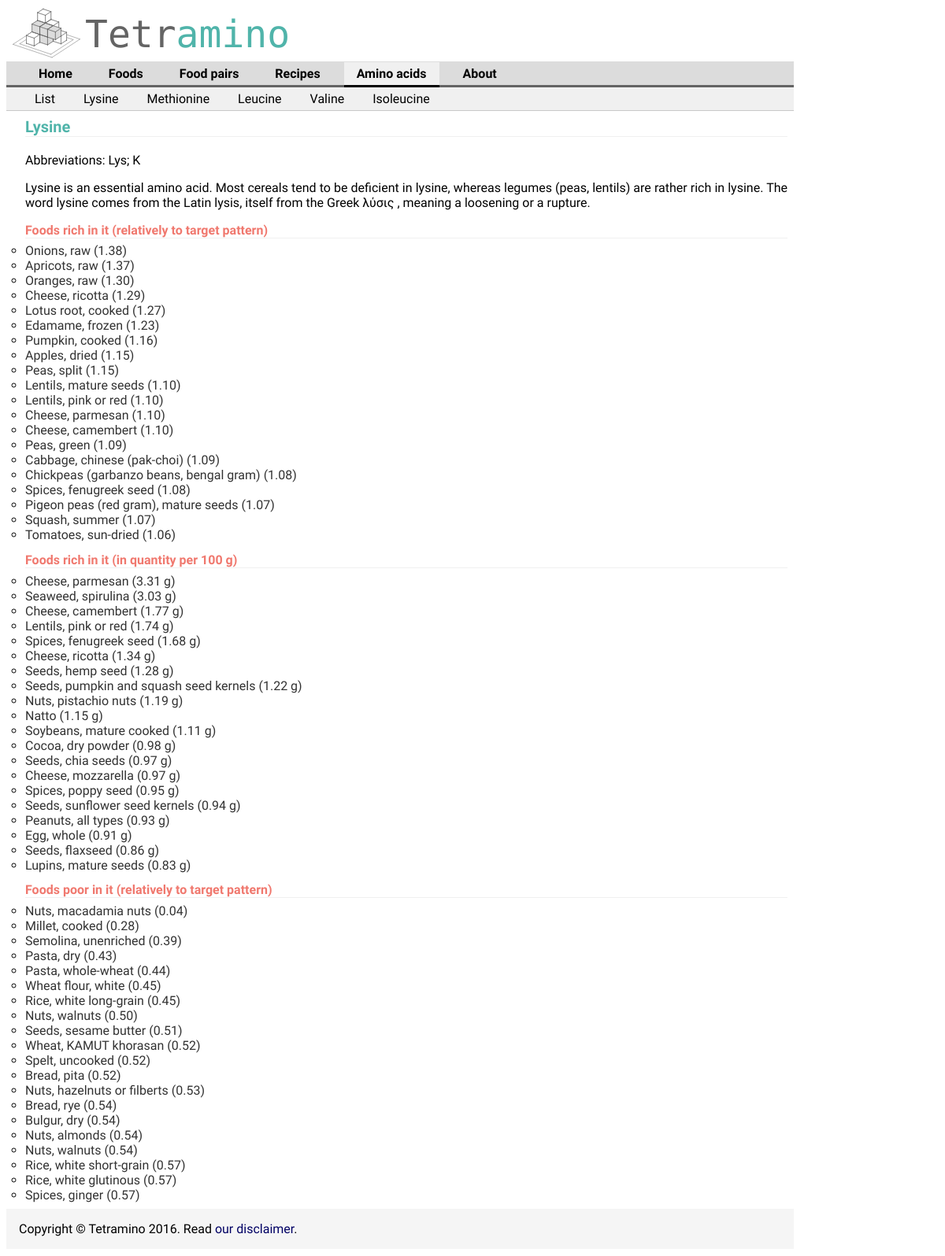
Before: /amino-acid-lysine/ with the older database file.
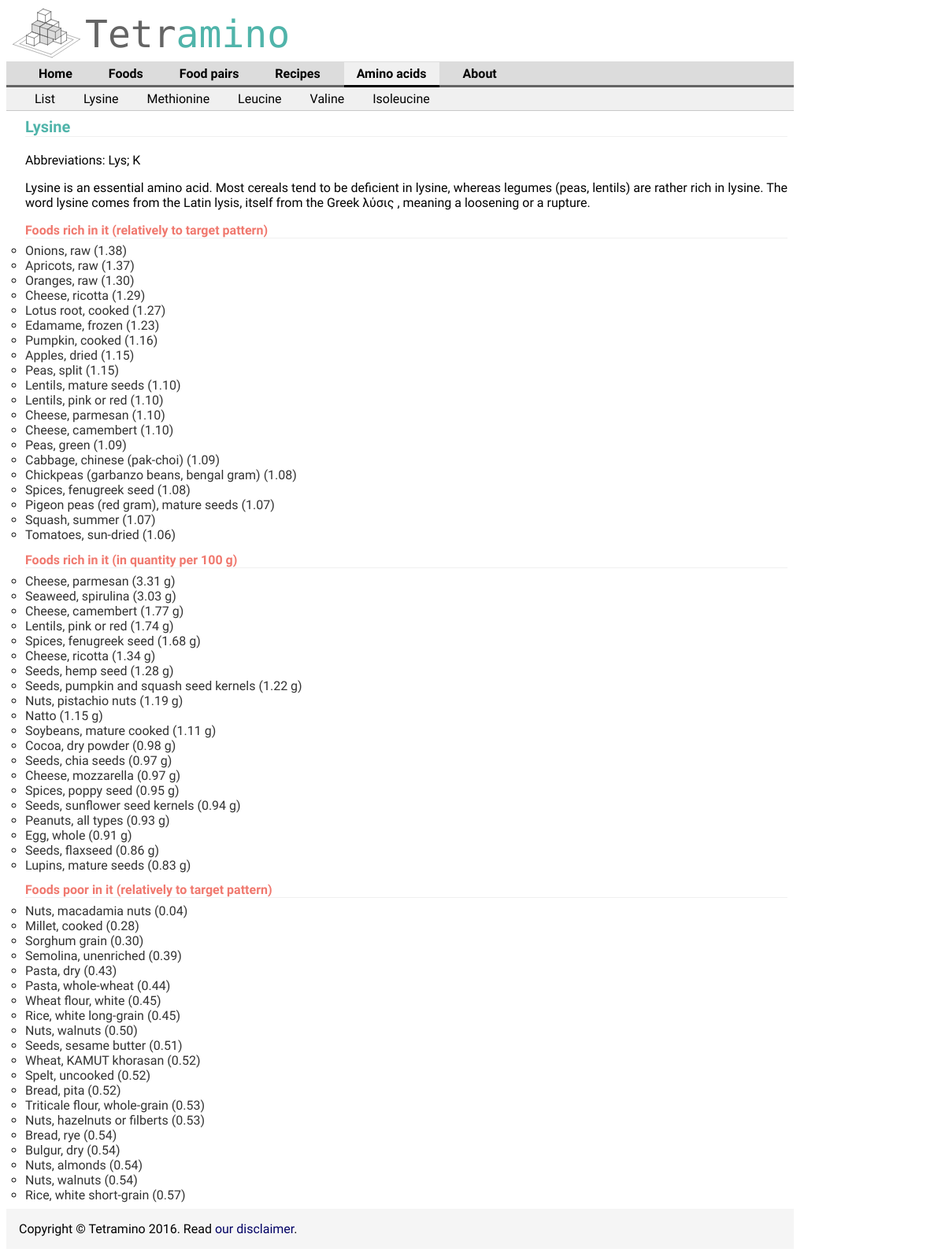
After: the same page with the newer database file.
### aminoApp/models.py (models this page shows, shortened)
class RelativeAminoScore(models.Model):
    food = models.ForeignKey(Food, on_delete=models.CASCADE, default=DEFAULT_FOOD_ID)
    aminoAcid = models.ForeignKey(Nutriment, on_delete=models.CASCADE)
    score = models.FloatField()

class Food(models.Model):
    food_name = models.CharField(max_length=200)
    pub_date = models.DateTimeField('date added', null=True, blank=True,auto_now_add=True) #models.DateTimeField('date published',null=timezone.now())
    food_category = models.IntegerField(null=True)
    food_dbid = models.IntegerField(default=0)
    nutritional_value = models.ForeignKey('NutritionalValue', on_delete=models.CASCADE,null=True)
    efficiency = models.FloatField(null=True)
    food_description = models.TextField(null=True, blank=True)
    picture_file = models.CharField(max_length=200, null=True, blank=True)
    def __str__(self):
        return self.getNameBegin() #+str(self.food_dbid) #self.food_name
    def getNameBegin(self):
        fullName = self.food_name
        nameSplit = fullName.split(',')
        if len(nameSplit)>1:
            shortName = nameSplit[0]+','+nameSplit[1]
        else:
            shortName = fullName
        return shortName
    class Meta:
        ordering = ['food_name']

class NutritionalValue(models.Model):
    trp_g = models.FloatField()
    thr_g = models.FloatField()
    ile_g = models.FloatField()
    leu_g = models.FloatField()
    lys_g = models.FloatField()
    met_g = models.FloatField()
    cys_g = models.FloatField()
    phe_g = models.FloatField()
    tyr_g = models.FloatField()
    val_g = models.FloatField()
    his_g = models.FloatField()
    arg_g = models.FloatField()
    ala_g = models.FloatField()
    asp_g = models.FloatField()
    glu_g = models.FloatField()
    gly_g = models.FloatField()
    pro_g = models.FloatField()
    ser_g = models.FloatField()
    prot = models.FloatField() #proteins (procnt)
    fat = models.FloatField()
    carbo = models.FloatField() # carbohydrate chocdf
    fiber = models.FloatField()
    ash = models.FloatField()
    alc = models.FloatField(null=True)
    water = models.FloatField()
    energ = models.FloatField() # enerc_kcal
    prot_adj = models.FloatField(null=True)
    sugars = models.FloatField(null=True)
    ca = models.FloatField()
    fe = models.FloatField()
    mg = models.FloatField()
    p = models.FloatField() #phosphorus
    k = models.FloatField() #potassium
    na = models.FloatField()
    zn = models.FloatField()
    cu = models.FloatField()
    mn = models.FloatField()
    se = models.FloatField(null=True)
    description = models.CharField(max_length=200)

### aminoApp/views.py (the view)
# urls.py: url(r'^amino-acid-(?P<link_name>[\w]+)/', views.presentAminoAcid, name='presentAminoAcid'),
def presentAminoAcid(request,link_name):
    aminoDefinition = Nutriment.objects.get(public_name=link_name.replace('_',' '))
    internal_name = aminoDefinition.internal_name
    scores = RelativeAminoScore.objects.filter(aminoAcid=aminoDefinition).order_by('score')
    highScores = scores.filter(score__gt=1).order_by('-score')[0:20]
    lowScores = scores.filter(score__lt=1)[0:20]
    filterProp = '-nutritional_value__'+internal_name
    highContentFoods = Food.objects.order_by(filterProp)[0:20]
    highContentFoodsAndQuantities = [{'food':food,'quantity':getattr(food.nutritional_value,internal_name)} for food in highContentFoods]
    context = {'aminoAcid': aminoDefinition,'highScores':highScores,'lowScores':lowScores,'highContentFoodsAndQuantities':highContentFoodsAndQuantities}
    return render(request, 'aminoApp/presentAminoAcid.html', context)

### aminoApp/models.py (called while the page is built)
    def capitalName(self):
        return self.public_name.capitalize()

### aminoApp/templates/aminoApp/presentAminoAcid.html (shortened to what this page needs)
{% extends "aminoApp/baseAminoAcids.html" %}
{% block content %}
<h1>
    {{ aminoAcid.capitalName }}
</h1>
    {% if aminoAcid.abbreviations %}
        Abbreviations: {{ aminoAcid.abbreviations }}
    {% endif %}
    <p>{{ aminoAcid.description |safe}}</p>
<h2>Foods rich in it (relatively to target pattern)</h2>
    {% if highScores %}
        <ul>
        {% for aminoScore in highScores %}
            <li><a href="/showFood/{{aminoScore.food.food_dbid}}">{{ aminoScore.food }} ({{ aminoScore.score|floatformat:2 }})</a></li>
        {% endfor %}
        </ul>
    {% else %}
        <p>No food rich in it.</p>
    {% endif %}
<h2>Foods rich in it (in quantity per 100 g)</h2>
    {% if highContentFoodsAndQuantities %}
        <ul>
        {% for foodQuant in highContentFoodsAndQuantities %}
            <li><a href="/showFood/{{foodQuant.food.food_dbid}}">{{ foodQuant.food }} ({{ foodQuant.quantity|floatformat:2 }} g)</a></li>
        {% endfor %}
        </ul>
    {% else %}
        <p>No food rich in it.</p>
    {% endif %}
<h2>Foods poor in it (relatively to target pattern)</h2>
    {% if lowScores %}
        <ul>
        {% for aminoScore in lowScores %}
            <li><a href="/showFood/{{aminoScore.food.food_dbid}}">{{ aminoScore.food }} ({{ aminoScore.score|floatformat:2}})</a></li>
        {% endfor %}
        </ul>
    {% else %}
        <p>No food poor in it.</p>
    {% endif %}
{% endblock %}

Changed rows visible on the page:
no longer on this page (row unchanged): RelativeAminoScore: food "Rice, white glutinous", score "0.57", shown under "Foods poor in it (relatively to target pattern)"
no longer on this page (row unchanged): RelativeAminoScore: food "Spices, ginger", score "0.57", shown under "Foods poor in it (relatively to target pattern)"
added RelativeAminoScore: food "Sorghum grain", score "0.30", shown under "Foods poor in it (relatively to target pattern)"
added RelativeAminoScore: food "Triticale flour, whole-grain", score "0.53", shown under "Foods poor in it (relatively to target pattern)"
